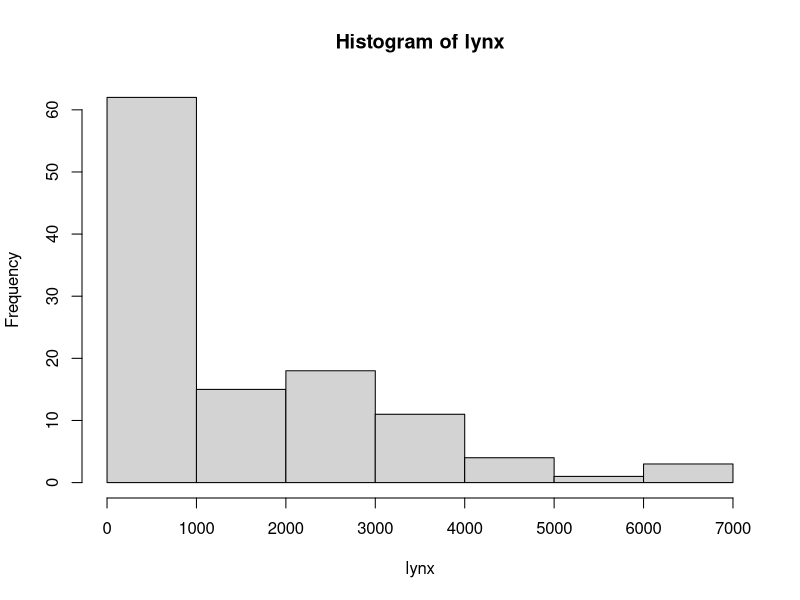
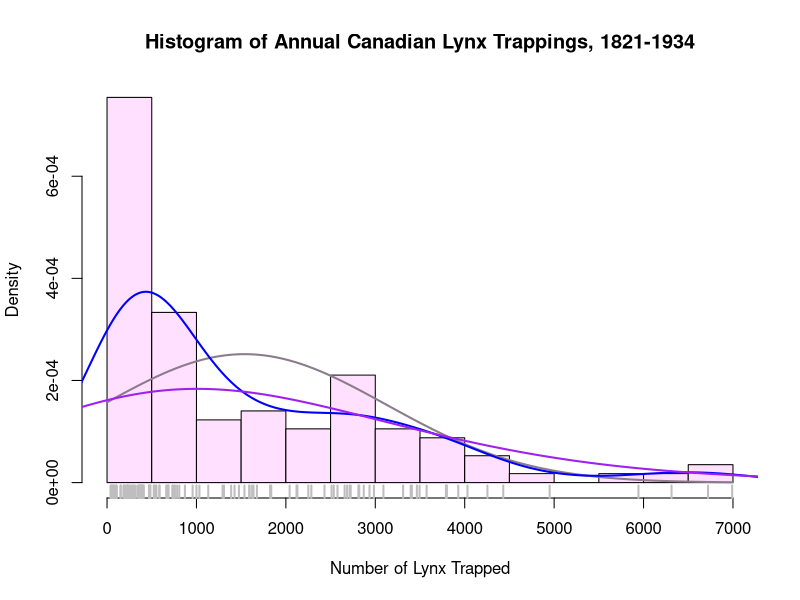

Here is the R script that generated these plots, in order:
# File:   OverlayingPlots.R
# Course: R: An Introduction (with RStudio)

# INSTALL AND LOAD PACKAGES ################################

library(datasets)  # Load/unload base packages manually

# LOAD DATA ################################################

# Annual Canadian Lynx trappings 1821-1934
?lynx
head(lynx)

# HISTOGRAM ################################################

# Default
hist(lynx)

# Add some options
hist(lynx,
     breaks = 14,          # "Suggests" 14 bins
     freq   = FALSE,       # Axis shows density, not freq.
     col    = "thistle1",  # Color for histogram
     main   = paste("Histogram of Annual Canadian Lynx",
                    "Trappings, 1821-1934"),
     xlab   = "Number of Lynx Trapped")

# Add a normal distribution
curve(dnorm(x, mean = mean(lynx), sd = sd(lynx)),
      col = "thistle4",  # Color of curve
      lwd = 2,           # Line width of 2 pixels
      add = TRUE)        # Superimpose on previous graph

# Add two kernel density estimators
lines(density(lynx), col = "blue", lwd = 2)

lines(density(lynx, adjust = 3), col = "purple", lwd = 2)

# Add a rug plot
rug(lynx, lwd = 2, col = "gray")

# CLEAN UP #################################################

# Clear packages
detach("package:datasets", unload = TRUE)  # For base

# Clear plots
dev.off()  # But only if there IS a plot

# Clear console
cat("\014")  # ctrl+L

# Clear mind :)
